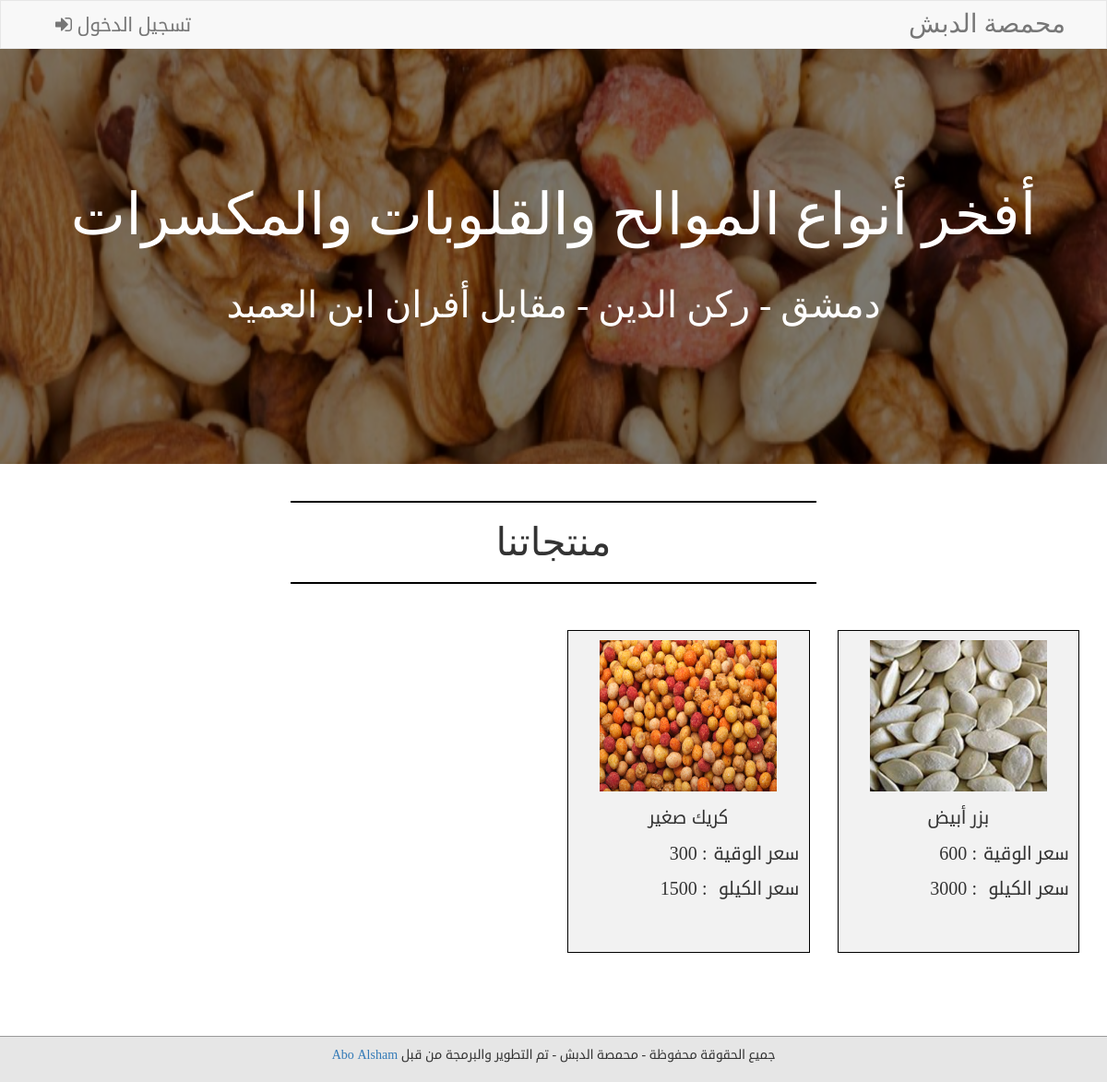
The page / on the database its author committed.
### tables this page shows
CREATE TABLE IF NOT EXISTS `item` (
  `id` int(11) NOT NULL AUTO_INCREMENT,
  `Name` varchar(255) NOT NULL,
  `image` varchar(255) NOT NULL,
  `Ammount` int(11) NOT NULL DEFAULT '0',
  `Price` int(11) NOT NULL,
  `Low_Limit` int(11) NOT NULL,
  `Raw` tinyint(4) NOT NULL DEFAULT '0',
  PRIMARY KEY (`id`)
);

### init.php (called while the page is built, shortened)
<?php
		$functions = 'includes/functions/';
		$css = 'layout/css/';
		include $functions."functions.php";
 ?>

### includes/functions/functions.php (the view, shortened to what this page needs)
<?php
function getAllFrom($table , $where=' '){
    global $con;
    $stmt = $con->prepare("	 SELECT * FROM $table  $where ");
    $stmt->execute();
    $items = $stmt->fetchAll();
    return $items;
}
function PrintItem($name,$price,$imge='Default.PNG'){
    $w = $price/5;
   echo '<div class="col-lg-3 col-md-4 col-sm-6 col-xs-12 pull-right">';
   echo '<div class="item">';
        echo "<img src='data/upload/item/$imge' class='img-responsive center-block'>";
       echo '<ul class="list-unstyled">';
                echo '<li class="text-center">';
                    echo $name;
            echo '</li>';
            echo '<li>';
                    echo "    $w :<span>سعر الوقية</span>";
            echo '</li>';
            echo '<li>';
            echo "        $price :<span>سعر الكيلو</span>";
            echo '</li>';
        echo'</ul>';
    echo '</div>';
  echo '</div>';
}
    ?>

### includes/templates/header.php (shortened to what this page needs)
<!DOCTYPE html>
<html>
<head>
		<link rel="stylesheet" type="text/css" href="<?php echo $css; ?>bootstrap.min.css">
		<link rel="stylesheet" type="text/css" href="<?php echo $css; ?>font-awesome.min.css">
		<link rel="stylesheet" type="text/css" href="<?php echo $css; ?>style.css">
</head>
<body>

### includes/templates/navbar.php (shortened to what this page needs)
<nav class="navbar navbar-default">
	<div class="container">
	  <div class="navbar-header navbar-right">
		<a class="navbar-brand" href="#" >محمصة الدبش</a>
	  </div>
	  <div class="collapse navbar-collapse" id="bs-example-navbar-collapse-1">
		<ul class="nav navbar-nav">
		<?php  if(!isset($_SESSION['user']) && !isset($_SESSION['user2']) ) { ?>
			  <li>
					<a  data-toggle="modal" data-target="#myModal"> <i class="fa fa-sign-in ">
				</i> تسجيل الدخول</a>
			  </li>
				<?php }  ?>
	</div>
  </nav>

### index.php (shortened to what this page needs)
<?php
	include "init.php";
	include $templates."header.php";
	include $templates."navbar.php";
?>
		<div class="container-fluid body-page">
			<div class="body-page-inside text-center">
				<p>أفخر أنواع الموالح والقلوبات والمكسرات
					<br>
					<span>دمشق - ركن الدين - مقابل أفران ابن العميد</span>
				</p>
			</div>
		</div>
		<div class="product-area">
			<div class="container">
					<hr class="custom-hr">	<h1 class="text-center">منتجاتنا</h1><hr  class="custom-hr">
								<div class="items-box">
									<div class="row">
										<?php
										$items =  getAllFrom("item");
										foreach($items as $item)
										 {PrintItem($item['Name'],$item['Price'],$item['image']);}
										?>
									</div>
								</div>
			</div>
		</div>
<?php
	include $templates."footer.php";
?>

### includes/templates/footer.php (shortened to what this page needs)
<footer class="footer text-center">
				<div class="container">
				<a href="#">Abo Alsham
				</a>	جميع الحقوقة محفوظة - محمصة الدبش - تم التطوير والبرمجة من قبل
				</div>
		</footer>
</body>
</html>

### layout/css/style.css (style rules this page uses)
body { padding-bottom: 100px; }
.navbar { border-radius: 0px; margin-bottom: 0px; }
.navbar>.container .navbar-brand { font-size: 2em; font-family: 'vip-hakm-bold'; margin-left: 20px; }
.navbar-default .navbar-nav>li>a { font-size: 1.5em; font-family: 'droid-sans'; cursor: pointer; }
.body-page { background-image: url("../img/cover.jpg"); background-attachment: fixed; background-size: 100% 100%; height: 450px; padding: 0px; }
.body-page .body-page-inside { background-color: rgba(0, 0, 0, 0.5); display: table; height: 450px; width: 100%; }
.body-page .body-page-inside p { vertical-align: middle; display: table-cell; color: #fff; font-family: 'vip-hakm-bold'; font-size: 4.5em; }
.body-page .body-page-inside p span { font-size: 40px; }
.product-area { background-color: #fff ; padding-bottom: 20px; padding-top: 20px; }
.product-area h1 { font-family: 'vip-hakm-bold'; font-size: 3em; }
.custom-hr { border-color: #000; border-width: 2px; width: 50%; }
.product-area .items-box { margin-top: 50px; }
.product-area .items-box .item { border: 1px solid #000; margin-bottom: 20px; padding: 10px; text-align: right; font-family: 'droid-sans'; background-color: #f2f2f2 ; height: 350px; overflow: hidden; word-wrap: break-word; }
.product-area .items-box .item img { margin-bottom: 10px; width: 80%; height: 50%; }
.product-area .items-box .item ul li { padding-top: 5px; padding-bottom: 5px; font-size: 20px; }
.product-area .items-box .item ul li span { width: 100px; font-size: 20px; display: inline-block; }
.footer { height: 50px; background-color: #e6e6e6; border-top: 0.5px solid #999999; font-family: 'droid-sans'; padding: 10px; position: fixed; right: 0px; left: 0px; bottom: 0px; }

### rows shown on the page
item: image (picture), Name "بزر أبيض", Price "600", Price "3000"
item: image (picture), Name "كريك صغير", Price "300", Price "1500"
